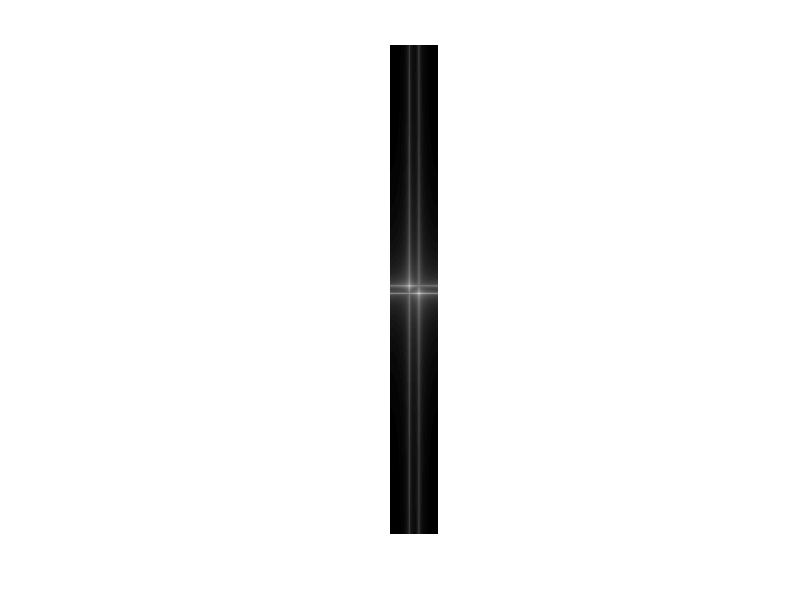
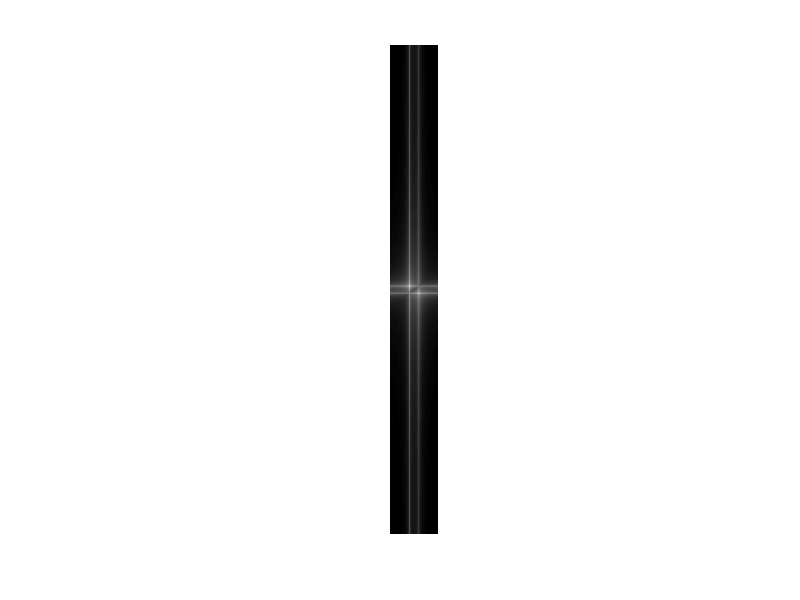
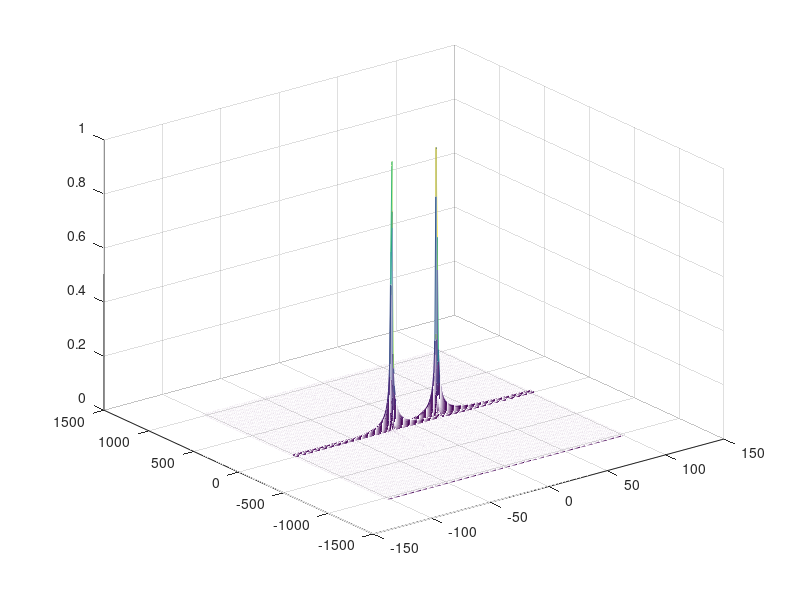
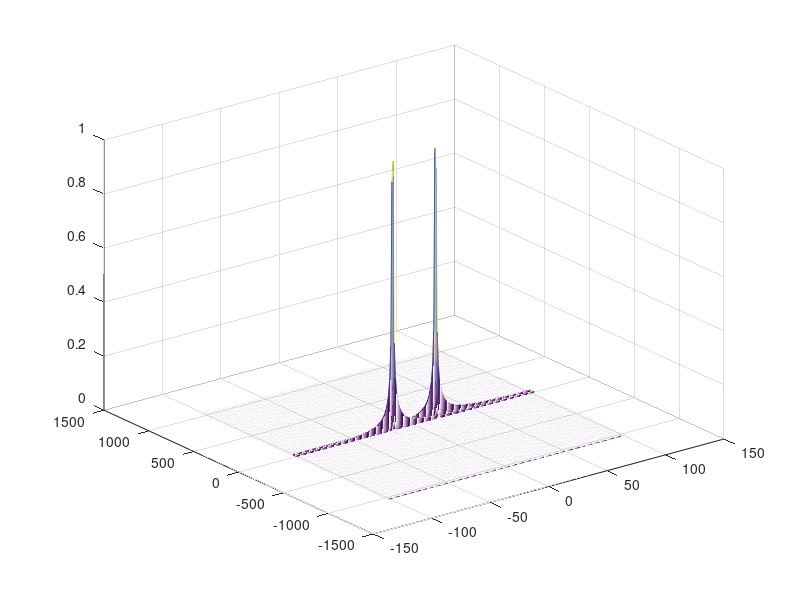

Reproduce these figures in MATLAB, in order.
% Ejercicio 3a

clear all;
close all;
clc;

% definimos el nuevo espacio con el 
% retículo anterior:

x = 0:(1/200):1.02-(1/200);
y = 0:(0.1/200):1.03-(0.1/200);

% y definimos la malla:

[X, Y] = meshgrid(x, y);

f1 = sin(40 * pi * X + 30 * pi * Y); 
f2 = sin(120 * X + 90 * Y);

% obtenemos las transformadas:

F1=fftshift(fft2(f1)); % ffshift sirve para que el centro no esté en la esquina
F2=fftshift(fft2(f2));

% creamos los ejes de coordenadas "reales":

image_w = length(x);
image_h = length(y);

fx=-image_w/2:image_w/2; fx=fx(1:end-1);
fy=-image_h/2:image_h/2; fy=fy(1:end-1);

% las pintamos en 2D antes de normalizar:

figure; 
imshow(log(1+abs(F1)),[]);

figure; 
imshow(log(1+abs(F2)),[]);

% Ahora normalizamos los módulos de cada transformada:

F1=abs(F1)/max(max(abs(F1)));
F2=abs(F2)/max(max(abs(F2)));

% y ahora en 3D:

figure;
mesh(fx, fy, F1);

figure;
mesh(fx, fy, F2);
